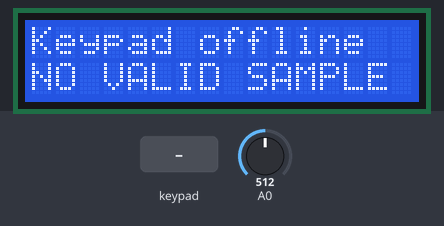
The sketch below on a simulated Arduino Uno R4 WiFi. Parts: 16×2 character LCD. Inputs (shaded band) come from the test bench; at power-on: A0 = 512 (analog values on the 0–1023 scale). WiFi joins after 1.5 s; servers stay silent unless stated; no MQTT or app messages arrive unless stated; what the sketch prints to the serial monitor is not drawn.

Above: at 3.1 s.
3.2 s: key '1' pressed
At 6.3 s:
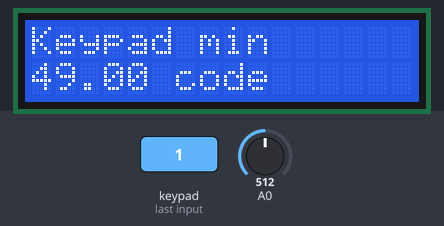
10.2 s: key '2' pressed
At 16.3 s:
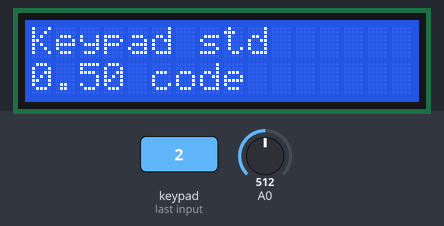
17.2 s: keypad keys 1 2 3 4 pressed 0.4 s apart
At 23.2 s:
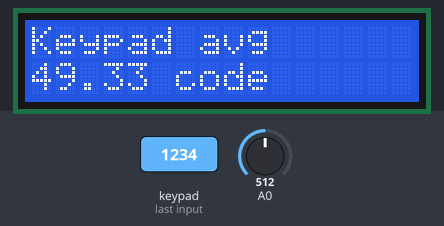
Timing chart, 0 to 24.7 s (numbered marks = the images above; inputs shaded):
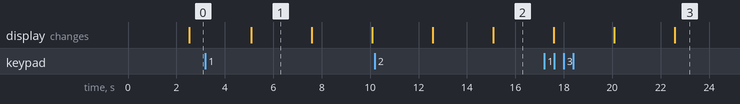

The sketch:

Keypad.ino
```cpp
// Keypad: 4x4 R1–R4 → D9,D8,D7,D6; C1–C4 → D5,D4,D3,D2
// LCD: VCC=5V, GND=GND, SDA=SDA, SCL=SCL
#define SENSOR "Keypad"
#define UNIT "code"
#define USE_STATS 1
#define IS_DHT 0
#include <Keypad.h>
char keys[4][4]={{'1','2','3','A'},{'4','5','6','B'},{'7','8','9','C'},{'*','0','#','D'}}; // ผังปุ่ม
byte rows[4]={9,8,7,6}, cols[4]={5,4,3,2}; // ขาแถวและคอลัมน์
Keypad keypad=Keypad(makeKeymap(keys),rows,cols,4,4); // ตัวอ่านปุ่ม
float readSensor();
void sensorSetup();
#include <WiFiS3.h>
#include <MQTTClient.h>
#include <ArduinoJson.h>
#include <Wire.h>
#include <LiquidCrystal_I2C.h>
#include <math.h>
#include "Statistics.h"
// แก้ค่าตัวอย่างที่เครื่องตนเองก่อนอัปโหลด; อย่า commit รหัสผ่านจริง
const char WIFI_SSID[] = "YOUR_WIFI"; // ชื่อ Wi-Fi
const char WIFI_PASS[] = "YOUR_PASSWORD"; // รหัสผ่าน Wi-Fi
const char BROKER[] = "phycom.it.kmitl.ac.th"; // MQTT broker
const int PORT = 1883; // TCP port; เครือข่ายทดลอง ไม่มี TLS
WiFiClient transport; // TCP socket ของบอร์ด
MQTTClient mqtt(2048); // buffer รับส่ง MQTT หน่วย byte
LiquidCrystal_I2C lcd(0x27, 16, 2); // I2C address, จำนวนคอลัมน์, แถว
String baseTopic; // prefix เฉพาะโหมด/อุปกรณ์
String clientId; // client ID สร้างจาก MAC ไม่ให้ชนบอร์ดอื่น
String remoteText = "Waiting web"; // ข้อความล่าสุดจากเว็บ (ASCII บน LCD)
unsigned long remoteUntil = 0; // เวลาเริ่มแสดงข้อความเว็บ
bool remoteVisible = false; // แสดงข้อความเว็บชั่วคราวหรือไม่
unsigned long lastWifi = 0, lastMqtt = 0, lastSample = 0; // เวลา retry Wi-Fi/MQTT/อ่านค่า หน่วย ms
unsigned long intervalMs = 2500; // ช่วงอ่านค่า ไม่ต่ำกว่า 2.5 วินาทีเพื่อ DHT
bool ackPending = false; // รอส่ง ack นอก callback
String ackText; // ผลตรวจคำสั่ง
WindowStats primaryStats, humidityStats; // หน้าต่างสถิติค่าเซนเซอร์และความชื้น
void line(byte row, String value) { // row = แถว LCD; value = ข้อความที่จะตัด/เติมให้ครบ 16
  value = value.substring(0, 16);
  while (value.length() < 16) value += ' ';
  lcd.setCursor(0, row); lcd.print(value);
}
void received(String &topic, String &payload) { // topic/payload คือข้อมูล MQTT ที่เว็บส่งมา
  Serial.println("RX " + topic + " " + payload);
  JsonDocument command; // เอกสาร JSON คำสั่งจากเว็บ
  if (payload.length() > 512 || deserializeJson(command, payload) || !command.is<JsonObject>()) {
    ackText = "Invalid JSON"; ackPending = true; return;
  }
  if (!command["text"].isNull() && !command["text"].is<const char*>()) {
    ackText = "text must string"; ackPending = true; return;
  }
  if (!command["interval_ms"].isNull() && (!command["interval_ms"].is<unsigned long>() || command["interval_ms"].as<unsigned long>() < 2500 || command["interval_ms"].as<unsigned long>() > 60000)) {
    ackText = "interval 2500-60000"; ackPending = true; return;
  }
  if (!command["reset"].isNull() && !command["reset"].is<bool>()) {
    ackText = "reset must bool"; ackPending = true; return;
  }
  if (command["reset"] == true) { primaryStats.clear(); humidityStats.clear(); }
  if (command["interval_ms"].is<unsigned long>()) intervalMs = command["interval_ms"];
  remoteText = command["text"] | "Command OK";
  remoteVisible = true; remoteUntil = millis();
  line(0, "WEB RX"); line(1, remoteText);
  ackText = "ok"; ackPending = true; // ห้าม publish/subscribe ภายใน callback
}
void networkTick() {
  unsigned long now = millis(); // เวลา uptime ปัจจุบัน ms
  if (WiFi.status() != WL_CONNECTED) {
    if (now - lastWifi >= 10000UL) { lastWifi = now; WiFi.begin(WIFI_SSID, WIFI_PASS); }
    return;
  }
  if (!mqtt.connected() && now - lastMqtt >= 5000UL) {
    lastMqtt = now;
    if (mqtt.connect(clientId.c_str())) {
      if (!mqtt.subscribe(baseTopic + "/command")) { mqtt.disconnect(); Serial.println("Subscribe failed"); }
    }
  }
  if (mqtt.connected()) mqtt.loop();
  if (mqtt.connected() && ackPending) {
    JsonDocument reply; // ACK ตอบผลคำสั่งกลับเว็บ
    reply["result"] = ackText; reply["text"] = remoteText;
    String encoded; // JSON ที่ serialize แล้ว
    serializeJson(reply, encoded);
    if (mqtt.publish(baseTopic + "/ack", encoded)) ackPending = false;
  }
}
void emit(float value, const char* channel, const char* unit, WindowStats &stats) {
  // value=ค่าที่อ่าน, channel=ชื่อช่อง, unit=หน่วย, stats=หน้าต่างของช่องนั้น
  JsonDocument data; // JSON telemetry ส่งขึ้นเว็บ
  data["sensor"] = SENSOR; data["channel"] = channel; data["unit"] = unit;
  data["uptime_ms"] = millis(); data["valid"] = isfinite(value);
  if (isfinite(value)) { data["value"] = value; stats.add(value); }
  else data["value"] = nullptr; // timeout/NaN ไม่ใช่ศูนย์และไม่เข้าคำนวณ
  if (USE_STATS) stats.json(data["stats"].to<JsonObject>());
  String encoded; // ข้อมูล JSON ที่พร้อมส่ง
  serializeJson(data, encoded); Serial.println("TX " + encoded);
  if (!mqtt.connected() || !mqtt.publish(baseTopic + "/telemetry", encoded)) Serial.println("NOT SENT: offline/publish failed");
  if (!remoteVisible) {
    if (USE_STATS && stats.count) {
      JsonDocument display; // ผลสถิติสำหรับหน้า LCD
      stats.json(display.to<JsonObject>());
      const char* fields[] = {"min", "max", "avg", "median", "std"}; // ชื่อหน้าสถิติ
      static byte page = 0; // หน้าที่กำลังแสดง 0-4
      line(0, String(channel) + " " + fields[page]);
      line(1, String(display[fields[page]].as<float>(), 2) + " " + unit);
      page = (page + 1) % 5;
      return;
    }
    line(0, String(channel) + (mqtt.connected() ? " online" : " offline"));
    line(1, isfinite(value) ? String(value, 2) + " " + unit : "NO VALID SAMPLE");
  }
}
void setup() {
  Serial.begin(115200); analogReadResolution(12); // ADC ช่วง 0–4095
  Wire.begin(); lcd.init(); lcd.backlight(); line(0, SENSOR); line(1, "Connecting...");
  sensorSetup();
  baseTopic = String("68070131/") + (USE_STATS ? "stats/" : "mqtt/") + SENSOR;
  byte mac[6]; // MAC address 6 byte ของบอร์ด
  WiFi.macAddress(mac);
  clientId = "lab-";
  for (byte index = 0; index < 6; ++index) { if (mac[index] < 16) clientId += "0"; clientId += String(mac[index], HEX); } // index=ตำแหน่ง byte
  mqtt.begin(BROKER, PORT, transport); mqtt.setTimeout(1000); mqtt.onMessage(received);
  Serial.println("TOPIC " + baseTopic);
  WiFi.begin(WIFI_SSID, WIFI_PASS);
}
void loop() {
  networkTick();
  if (remoteVisible && millis() - remoteUntil >= 5000UL) remoteVisible = false;
  if (millis() - lastSample >= intervalMs) {
    lastSample = millis();
    emit(readSensor(), SENSOR, UNIT, primaryStats);
#if IS_DHT
    emit(dht.readHumidity(), "humidity", "%", humidityStats);
#endif
  }
}

void sensorSetup() {  }
float readSensor() {
  int raw = analogRead(A0); // ADC 12-bit ที่ A0
  float voltage = raw * 5.0f / 4095.0f; // แรงดัน V; ปรับ 5.0 ตาม Vref ที่วัดจริง
  char key = keypad.getKey(); // ปุ่มใหม่; ไม่มีปุ่มคืน NAN ไม่เพิ่มสถิติ
  return key ? (float)key : NAN;
}
```

Statistics.h
```cpp
#pragma once
#include <initializer_list>
// เก็บ 20 ค่าล่าสุดของแต่ละช่อง; ไม่รวม NaN/timeout
struct WindowStats {
  static const int CAPACITY = 20; // ขนาดหน้าต่าง
  float samples[CAPACITY] = {}; // ค่าที่บันทึกใน ring buffer
  int count = 0; // จำนวนค่าที่มีจริง
  int next = 0; // ช่องที่จะเขียนครั้งถัดไป
  void clear() { count = 0; next = 0; }
  void add(float value) { // value = ค่าที่ผ่านการตรวจว่า finite แล้ว
    samples[next] = value; next = (next + 1) % CAPACITY;
    if (count < CAPACITY) ++count;
  }
  void json(JsonObject out) { // out = JSON object สำหรับผลสถิติ
    out["n"] = count;
    if (!count) { for (const char* key : {"min", "max", "avg", "median", "std"}) out[key] = nullptr; return; } // key=ชื่อสถิติ
    float sorted[CAPACITY]; // สำเนาเรียงลำดับ ไม่แก้ ring buffer
    float sum = 0; // ผลรวมค่า
    for (int i = 0; i < count; ++i) { sorted[i] = samples[i]; sum += samples[i]; } // i=ตำแหน่งข้อมูล
    for (int i = 1; i < count; ++i) {
      float held = sorted[i]; int j = i - 1; // held=ค่าที่แทรก; j=ตำแหน่งเทียบ
      while (j >= 0 && sorted[j] > held) { sorted[j+1] = sorted[j]; --j; }
      sorted[j+1] = held;
    }
    float mean = sum / count; // ค่าเฉลี่ย
    float squared = 0; // ผลรวมกำลังสองของส่วนต่างจากค่าเฉลี่ย
    for (int i = 0; i < count; ++i) { float delta = samples[i] - mean; squared += delta*delta; } // delta=ส่วนต่าง
    out["min"] = sorted[0]; out["max"] = sorted[count-1]; out["avg"] = mean;
    out["median"] = count % 2 ? sorted[count/2] : (sorted[count/2-1]+sorted[count/2])/2;
    out["std"] = sqrt(squared/count); // population std หาร N; N=1 ได้ 0
  }
};
```

Measured:
- after the input at 3.2 s, the display: changes after 1.9 s (image 1)
- what the display in image 1 shows lasts 2.5 s, from 5.1 s to 7.6 s
